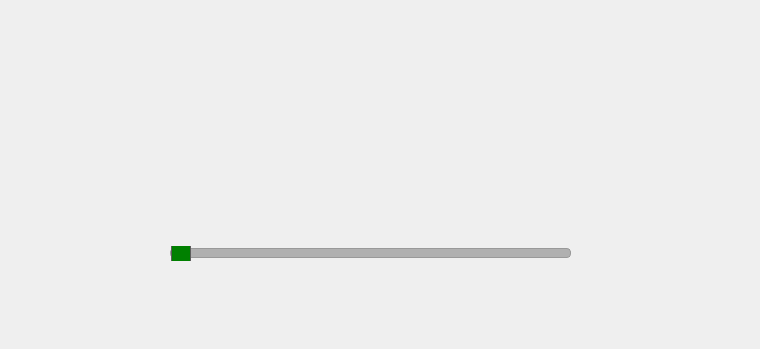
    <widget class="QWidget" name="airconditionerPage">
     <property name="styleSheet">
      <string notr="true">background:none;
</string>
     </property>
     <widget class="QLabel" name="valueLabel">
      <property name="geometry">
       <rect>
        <x>600</x>
        <y>230</y>
        <width>101</width>
        <height>41</height>
       </rect>
      </property>
      <property name="font">
       <font>
        <pointsize>22</pointsize>
       </font>
      </property>
      <property name="styleSheet">
       <string notr="true">color:white;</string>
      </property>
      <property name="text">
       <string/>
      </property>
     </widget>
     <widget class="QGroupBox" name="ACButtonsGroup">
      <property name="geometry">
       <rect>
        <x>0</x>
        <y>20</y>
        <width>751</width>
        <height>91</height>
       </rect>
      </property>
      <property name="styleSheet">
       <string notr="true">border:none;
border-radius:80px;
background:none;</string>
      </property>
      <layout class="QHBoxLayout" name="horizontalLayout_4">
       <item>
        <widget class="QPushButton" name="button1">
         <property name="text">
          <string/>
         </property>
        </widget>
       </item>
       <item>
        <widget class="QPushButton" name="button2">
         <property name="text">
          <string/>
         </property>
        </widget>
       </item>
       <item>
        <widget class="QPushButton" name="button3">
         <property name="text">
          <string/>
         </property>
        </widget>
       </item>
       <item>
        <widget class="QPushButton" name="button4">
         <property name="text">
          <string/>
         </property>
        </widget>
       </item>
       <item>
        <widget class="QPushButton" name="button5">
         <property name="text">
          <string/>
         </property>
        </widget>
       </item>
      </layout>
     </widget>
     <widget class="QGroupBox" name="ACledsGroup">
      <property name="geometry">
       <rect>
        <x>20</x>
        <y>110</y>
        <width>711</width>
        <height>41</height>
       </rect>
      </property>
      <property name="styleSheet">
       <string notr="true">border:none;
background:none;</string>
      </property>
      <layout class="QHBoxLayout" name="horizontalLayout_5">
       <property name="spacing">
        <number>100</number>
       </property>
       <item>
        <widget class="QLabel" name="led1">
         <property name="text">
          <string/>
         </property>
        </widget>
       </item>
       <item>
        <widget class="QLabel" name="led2">
         <property name="text">
          <string/>
         </property>
        </widget>
       </item>
       <item>
        <widget class="QLabel" name="led3">
         <property name="text">
          <string/>
         </property>
        </widget>
       </item>
       <item>
        <widget class="QLabel" name="led4">
         <property name="text">
          <string/>
         </property>
        </widget>
       </item>
       <item>
        <widget class="QLabel" name="led5">
         <property name="text">
          <string/>
         </property>
        </widget>
       </item>
      </layout>
     </widget>
     <widget class="QPushButton" name="homeButtonAC">
      <property name="geometry">
       <rect>
        <x>360</x>
        <y>290</y>
        <width>50</width>
        <height>50</height>
       </rect>
      </property>
      <property name="baseSize">
       <size>
        <width>50</width>
        <height>50</height>
       </size>
      </property>
      <property name="focusPolicy">
       <enum>Qt::NoFocus</enum>
      </property>
      <property name="styleSheet">
       <string notr="true">border:none;
border-radius:80px;</string>
      </property>
      <property name="text">
       <string/>
      </property>
      <property name="iconSize">
       <size>
        <width>100</width>
        <height>100</height>
       </size>
      </property>
      <property name="autoDefault">
       <bool>true</bool>
      </property>
     </widget>
     <widget class="QWidget" name="layoutWidget">
      <property name="geometry">
       <rect>
        <x>170</x>
        <y>160</y>
        <width>401</width>
        <height>101</height>
       </rect>
      </property>
      <layout class="QVBoxLayout" name="verticalLayout">
       <item>
        <widget class="QLabel" name="label">
         <property name="styleSheet">
          <string notr="true">background-image: url(:/ACIcons/media/slider-removebg-preview(1).png);</string>
         </property>
         <property name="text">
          <string/>
         </property>
        </widget>
       </item>
       <item>
        <widget class="QSlider" name="slider">
         <property name="styleSheet">
          <string notr="true">QSlider::groove:horizontal {
    border: 1px solid #999999;
    height: 8px;
    background: #B0B0B0;
    margin: 2px 0;
    border-radius: 4px;
}

QSlider::handle:horizontal {
    background: green;
    border: 1px solid #5c5c5c;
    width: 18px;
    height: 18px;
    margin: -6px 0; /* centering the handle */
    border-radius: 0; /* remove rounding */
    clip-path: polygon(50% 0%, 100% 100%, 0% 100%); /* arrow shape */
}

QSlider::groove:vertical {
    border: 1px solid #999999;
    width: 8px;
    background: #B0B0B0;
    margin: 0 2px;
    border-radius: 4px;
}

QSlider::handle:vertical {
    background: green;
    border: 1px solid #5c5c5c;
    width: 18px;
    height: 18px;
    margin: 0 -6px; /* centering the handle */
    border-radius: 0; /* remove rounding */
    clip-path: polygon(0% 0%, 100% 50%, 0% 100%); /* arrow shape */
}
</string>
         </property>
         <property name="orientation">
          <enum>Qt::Horizontal</enum>
         </property>
        </widget>
       </item>
      </layout>
     </widget>
    </widget>
